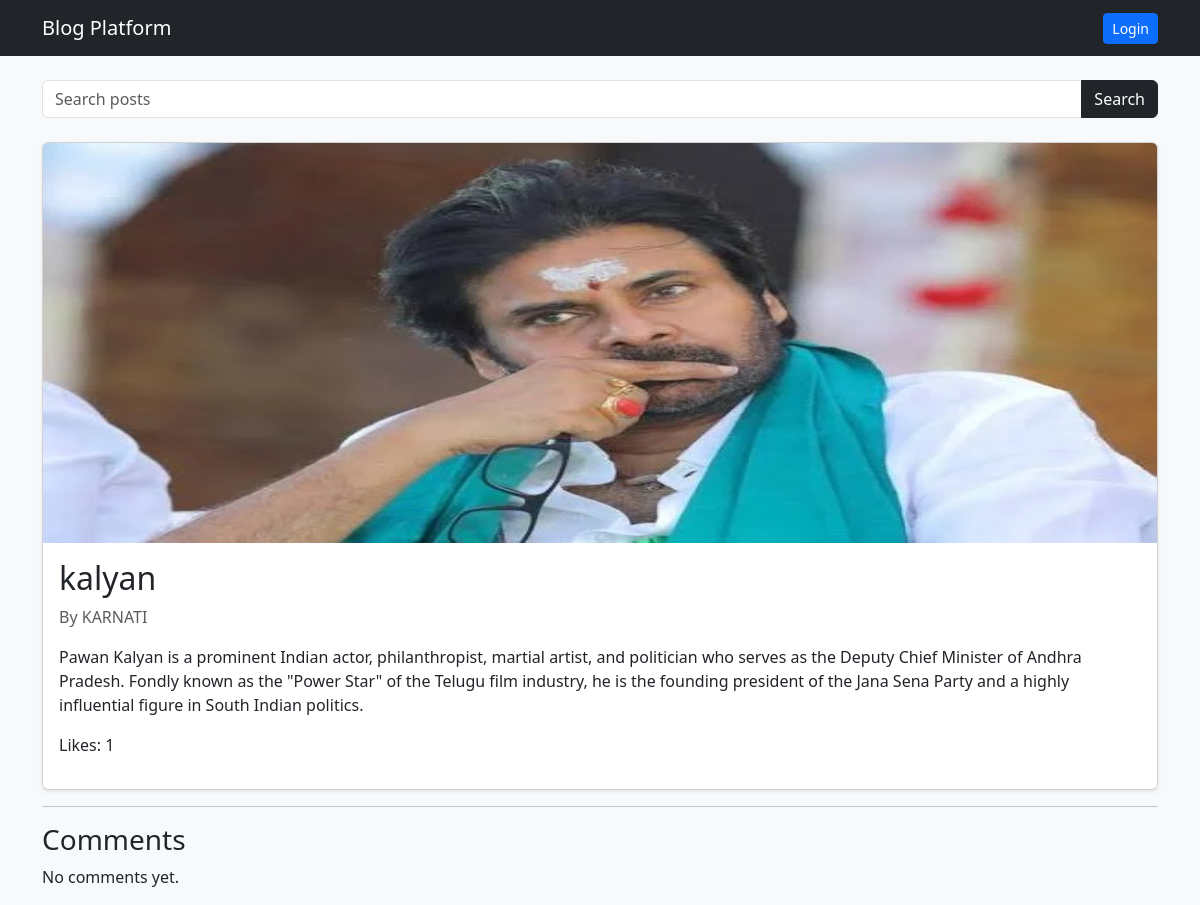
Page /post/4/ on the earlier database version.
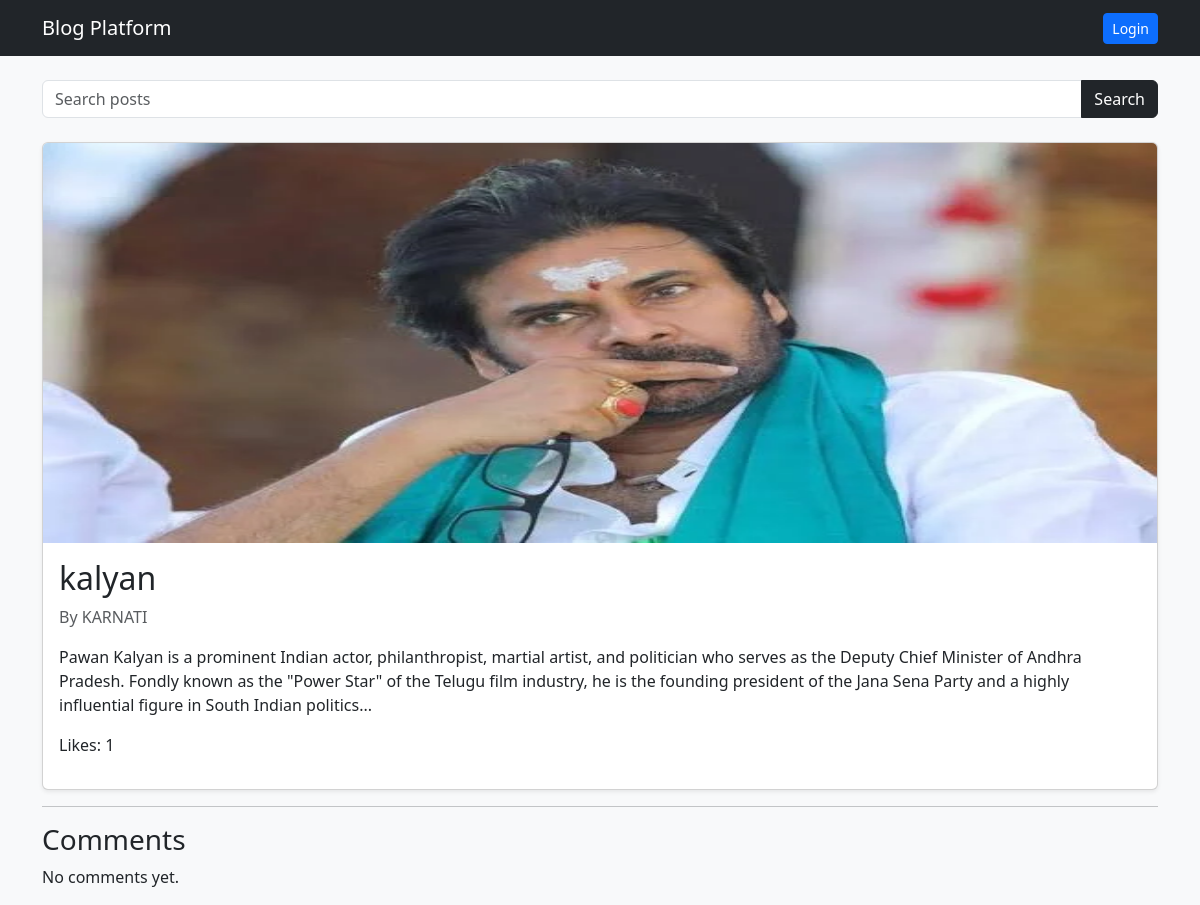
Same page on the later database version.
### blog/models.py (models this page shows, shortened)
class Post(models.Model):
    author = models.ForeignKey(
        User,
        on_delete=models.CASCADE
    )
    title = models.CharField(max_length=200)
    content = models.TextField()
    image = models.ImageField(
        upload_to='post_images/',
        blank=True,
        null=True
    )
    likes = models.ManyToManyField(
        User,
        related_name='liked_posts',
        blank=True
    )
    created_at = models.DateTimeField(
        auto_now_add=True
    )

### blog/views.py (the view)
def post_detail(request, post_id):
    post = get_object_or_404(Post, id=post_id)
    comments = post.comment_set.all()
    if request.method == 'POST':
        if request.user.is_authenticated:
            form = CommentForm(request.POST)
            if form.is_valid():
                comment = form.save(commit=False)
                comment.post = post
                comment.user = request.user
                comment.save()
                return redirect('post_detail', post_id=post.id)
    else:
        form = CommentForm()
    return render(request, 'post_detail.html', {
        'post': post,
        'comments': comments,
        'form': form
    })

### blog/forms.py
class CommentForm(forms.ModelForm):
    class Meta:
        model = Comment
        fields = ['text']

### templates/post_detail.html (shortened to what this page needs)
{% extends 'base.html' %}
{% block content %}
<div class="card shadow-sm">
    {% if post.image %}
        <img
            src="{{ post.image.url }}"
            class="card-img-top"
            height="400"
        >
    {% endif %}
    <div class="card-body">
        <h2>
            {{ post.title }}
        </h2>
        <p class="text-muted">
            By {{ post.author.username }}
        </p>
        <p>
            {{ post.content }}
        </p>
        <p>
            Likes: {{ post.likes.count }}
        </p>
    </div>
</div>
<hr>
<h3>
    Comments
</h3>
{% for comment in comments %}
<div class="card mb-3">
    <div class="card-body">
        <strong>
            {{ comment.user.username }}
        </strong>
        <p>
            {{ comment.text }}
        </p>
    </div>
</div>
{% empty %}
<p>No comments yet.</p>
{% endfor %}
{% endblock %}

Differences in the rows shown:
changed Post "kalyan": content "…figure in South Indian politics." → "…figure in South Indian politics..."
